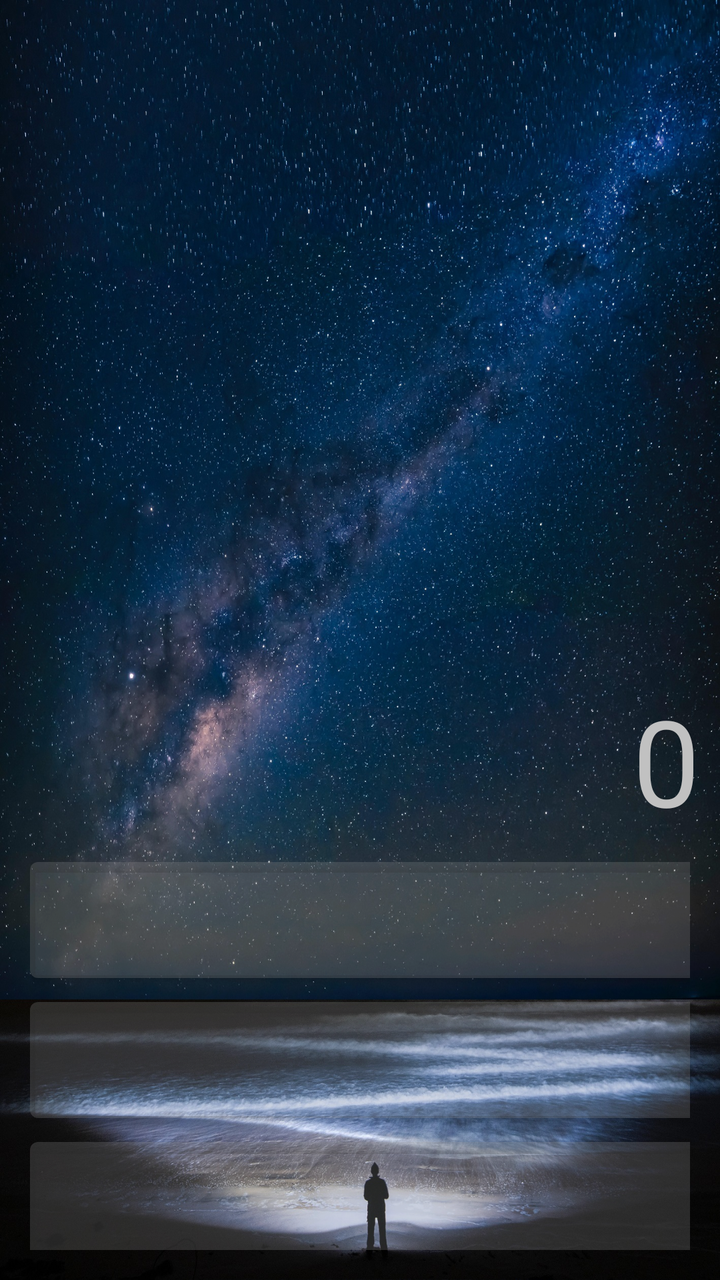
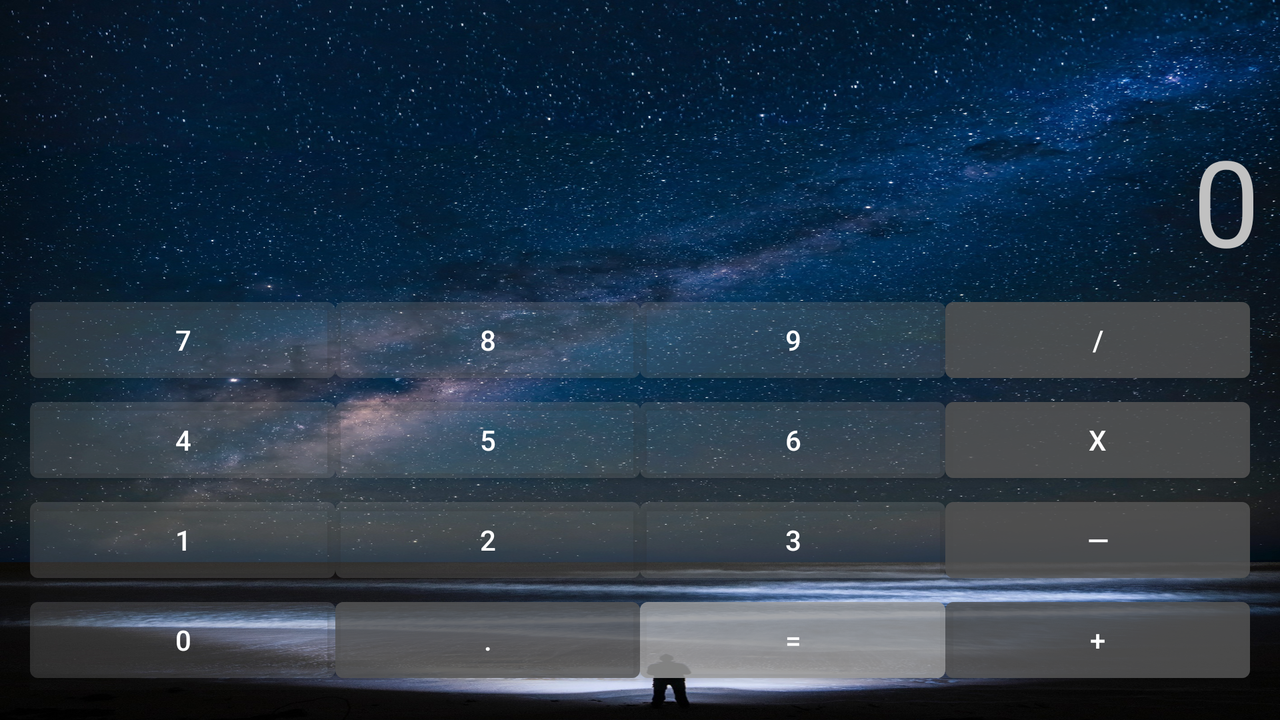

First picture: res/layout/ on a phone held upright. Second picture: the repository's own variant of that layout, on a device whose configuration matches the variant's folder. Source for both follows.
<!-- AndroidManifest.xml: application theme Theme.Calc -->
<!-- res/layout/activity_calculator.xml -->
<?xml version="1.0" encoding="utf-8"?>
<LinearLayout xmlns:android="http://schemas.android.com/apk/res/android"
    xmlns:tools="http://schemas.android.com/tools"
    android:layout_width="match_parent"
    android:layout_height="match_parent"
    android:layout_gravity="bottom"
    android:background="@drawable/bg_norm_size"
    android:orientation="vertical"
    android:padding="10dp">


    <TextView
        android:id="@+id/result"
        android:layout_width="match_parent"
        android:layout_height="@dimen/resultViewSize"
        android:gravity="bottom|end"
        android:text="0"
        android:textColor="@color/ResultViewColor"
        android:textSize="@dimen/resultTextViewSize" />


    <GridLayout
        android:layout_width="match_parent"
        android:layout_height="match_parent"
        android:layout_margin="5dp"

        android:columnCount="4"
        tools:context="ui.CalculatorActivity">


        <com.google.android.material.button.MaterialButton
            android:id="@+id/key_7"
            android:layout_width="wrap_content"
            android:layout_height="@dimen/buttonSize"
            android:layout_columnWeight="1"
            android:backgroundTint="@color/DarkGray"
            android:text="@string/key_7" />

        <com.google.android.material.button.MaterialButton
            android:id="@+id/key_8"
            android:layout_width="wrap_content"
            android:layout_height="@dimen/buttonSize"
            android:layout_columnWeight="1"
            android:backgroundTint="@color/DarkGray"
            android:text="@string/key_8" />

        <com.google.android.material.button.MaterialButton
            android:id="@+id/key_9"
            android:layout_width="wrap_content"
            android:layout_height="@dimen/buttonSize"
            android:layout_columnWeight="1"
            android:backgroundTint="@color/DarkGray"
            android:text="@string/key_9" />

        <com.google.android.material.button.MaterialButton
            android:id="@+id/key_div"
            android:layout_width="wrap_content"
            android:layout_height="@dimen/buttonSize"
            android:layout_columnWeight="1"
            android:backgroundTint="@color/Gray"
            android:text="@string/key_divide" />

        <com.google.android.material.button.MaterialButton
            android:id="@+id/key_4"
            android:layout_width="wrap_content"
            android:layout_height="@dimen/buttonSize"
            android:layout_columnWeight="1"
            android:backgroundTint="@color/DarkGray"
            android:text="@string/key_4" />

        <com.google.android.material.button.MaterialButton
            android:id="@+id/key_5"
            android:layout_width="wrap_content"
            android:layout_height="@dimen/buttonSize"
            android:layout_columnWeight="1"
            android:backgroundTint="@color/DarkGray"
            android:text="@string/key_5" />

        <com.google.android.material.button.MaterialButton
            android:id="@+id/key_6"
            android:layout_width="wrap_content"
            android:layout_height="@dimen/buttonSize"
            android:layout_columnWeight="1"
            android:backgroundTint="@color/DarkGray"
            android:text="@string/key_6" />

        <com.google.android.material.button.MaterialButton
            android:id="@+id/key_mult"
            android:layout_width="wrap_content"
            android:layout_height="@dimen/buttonSize"
            android:layout_columnWeight="1"
            android:backgroundTint="@color/Gray"
            android:text="@string/key_multiply" />

        <com.google.android.material.button.MaterialButton
            android:id="@+id/key_1"
            android:layout_width="wrap_content"
            android:layout_height="@dimen/buttonSize"
            android:layout_columnWeight="1"
            android:backgroundTint="@color/DarkGray"
            android:text="@string/key_1" />

        <com.google.android.material.button.MaterialButton
            android:id="@+id/key_2"
            android:layout_width="wrap_content"
            android:layout_height="@dimen/buttonSize"
            android:layout_columnWeight="1"
            android:backgroundTint="@color/DarkGray"
            android:text="@string/key_2" />

        <com.google.android.material.button.MaterialButton
            android:id="@+id/key_3"
            android:layout_width="wrap_content"
            android:layout_height="@dimen/buttonSize"
            android:layout_columnWeight="1"
            android:backgroundTint="@color/DarkGray"
            android:text="@string/key_3" />

        <com.google.android.material.button.MaterialButton
            android:id="@+id/key_minus"
            android:layout_width="wrap_content"
            android:layout_height="@dimen/buttonSize"
            android:layout_columnWeight="1"
            android:backgroundTint="@color/Gray"
            android:text="@string/key_minus" />

        <com.google.android.material.button.MaterialButton
            android:id="@+id/key_0"
            android:layout_width="wrap_content"
            android:layout_height="@dimen/buttonSize"
            android:layout_columnSpan="1"
            android:layout_columnWeight="1"
            android:layout_gravity="fill_horizontal"
            android:backgroundTint="@color/DarkGray"
            android:text="@string/key_0" />

        <com.google.android.material.button.MaterialButton
            android:id="@+id/key_dot"
            android:layout_width="wrap_content"
            android:layout_height="@dimen/buttonSize"
            android:layout_columnWeight="1"
            android:backgroundTint="@color/Gray"
            android:text="@string/key_dot" />

        <com.google.android.material.button.MaterialButton
            android:id="@+id/equals"
            android:layout_width="wrap_content"
            android:layout_height="@dimen/buttonSize"
            android:layout_columnWeight="1"
            android:backgroundTint="@color/LightGray"
            android:text="@string/key_equals" />

        <com.google.android.material.button.MaterialButton
            android:id="@+id/key_plus"
            android:layout_width="wrap_content"
            android:layout_height="@dimen/buttonSize"
            android:layout_columnWeight="1"
            android:backgroundTint="@color/Gray"
            android:text="@string/key_sum" />

    </GridLayout>

</LinearLayout>
<!-- resources referenced by this layout -->
<resources>
  <color name="DarkGray">#22999999</color>
  <color name="Gray">#99555555</color>
  <color name="LightGray">#99999999</color>
  <color name="ResultViewColor">#FFC1C1C1</color>
  <dimen name="buttonSize">70dp</dimen>
  <dimen name="resultTextViewSize">60dp</dimen>
  <dimen name="resultViewSize">410dp</dimen>
  <!-- drawable bg_norm_size: jpeg bitmap (drawable, 1008588 bytes) -->
  <string name="key_0">0</string>
  <string name="key_1">1</string>
  <string name="key_2">2</string>
  <string name="key_3">3</string>
  <string name="key_4">4</string>
  <string name="key_5">5</string>
  <string name="key_6">6</string>
  <string name="key_7">7</string>
  <string name="key_8">8</string>
  <string name="key_9">9</string>
  <string name="key_divide">/</string>
  <string name="key_dot">.</string>
  <string name="key_equals">=</string>
  <string name="key_minus">—</string>
  <string name="key_multiply">x</string>
  <string name="key_sum">+</string>
  <style name="Theme.Calc" parent="Theme.MaterialComponents.DayNight.NoActionBar">
          Theme.AppCompat.Light.NoActionBar
          
          <item name="colorPrimary">@color/purple_500</item>
          <item name="colorPrimaryVariant">@color/purple_700</item>
          <item name="colorOnPrimary">@color/white</item>
          
          <item name="colorSecondary">@color/teal_200</item>
          <item name="colorSecondaryVariant">@color/teal_700</item>
          <item name="colorOnSecondary">@color/black</item>
          
          <item name="android:statusBarColor" tools:targetApi="l">?attr/colorPrimaryVariant</item>
          
      </style>
</resources>
<!-- res/layout-land/activity_calculator.xml (the repository's variant of the layout above) -->
<!-- drawn on the phone turned sideways -->
<?xml version="1.0" encoding="utf-8"?>
<LinearLayout xmlns:android="http://schemas.android.com/apk/res/android"
    xmlns:tools="http://schemas.android.com/tools"
    android:layout_width="match_parent"
    android:layout_height="match_parent"
    android:layout_gravity="bottom"
    android:background="@drawable/bg_norm_size"
    android:orientation="vertical"
    android:padding="10dp">

    <TextView
        android:layout_width="match_parent"
        android:layout_height="130dp"
        android:id="@+id/result"
        android:textColor="#C1C1C1"
        android:gravity="bottom|end"
        android:text="0"
        android:textSize="60dp"/>


    <GridLayout
        android:layout_width="match_parent"
        android:layout_height="match_parent"
        android:columnCount="4"
        android:background="#22999999"
        android:backgroundTint="#22999999"
        android:layout_margin="5dp"
        tools:context="ui.CalculatorActivity">

        <Button
            android:layout_width="wrap_content"
            android:layout_height="50dp"
            android:id="@+id/key_7"
            android:layout_columnWeight="1"
            android:backgroundTint="@color/DarkGray"
            android:text="@string/key_7" />

        <Button
            android:layout_width="wrap_content"
            android:layout_height="50dp"
            android:id="@+id/key_8"
            android:layout_columnWeight="1"
            android:backgroundTint="@color/DarkGray"
            android:text="@string/key_8" />

        <Button
            android:layout_width="wrap_content"
            android:layout_height="50dp"
            android:id="@+id/key_9"
            android:layout_columnWeight="1"
            android:backgroundTint="@color/DarkGray"
            android:text="@string/key_9" />

        <Button
            android:layout_width="wrap_content"
            android:layout_height="50dp"
            android:id="@+id/key_div"
            android:layout_columnWeight="1"
            android:backgroundTint="@color/Gray"
            android:text="@string/key_divide" />

        <Button
            android:layout_width="wrap_content"
            android:layout_height="50dp"
            android:id="@+id/key_4"
            android:layout_columnWeight="1"
            android:backgroundTint="#22999999"
            android:text="@string/key_4" />

        <Button
            android:layout_width="wrap_content"
            android:layout_height="50dp"
            android:id="@+id/key_5"
            android:layout_columnWeight="1"
            android:backgroundTint="#22999999"
            android:text="@string/key_5" />

        <Button
            android:layout_width="wrap_content"
            android:layout_height="50dp"
            android:id="@+id/key_6"
            android:layout_columnWeight="1"
            android:backgroundTint="#22999999"
            android:text="@string/key_6" />

        <Button
            android:layout_width="wrap_content"
            android:layout_height="50dp"
            android:id="@+id/key_mult"
            android:layout_columnWeight="1"
            android:backgroundTint="#99555555"
            android:text="@string/key_multiply" />

        <Button
            android:layout_width="wrap_content"
            android:id="@+id/key_1"
            android:layout_height="50dp"
            android:layout_columnWeight="1"
            android:backgroundTint="#22999999"
            android:text="@string/key_1" />

        <Button
            android:layout_width="wrap_content"
            android:id="@+id/key_2"
            android:layout_height="50dp"
            android:layout_columnWeight="1"
            android:backgroundTint="#22999999"
            android:text="@string/key_2" />

        <Button
            android:layout_width="wrap_content"
            android:id="@+id/key_3"
            android:layout_height="50dp"
            android:layout_columnWeight="1"
            android:backgroundTint="#22999999"
            android:text="@string/key_3" />

        <Button
            android:layout_width="wrap_content"
            android:layout_height="50dp"
            android:layout_columnWeight="1"
            android:id="@+id/key_minus"
            android:backgroundTint="#99555555"
            android:text="@string/key_minus" />

        <Button
            android:layout_width="wrap_content"
            android:layout_height="50dp"
            android:id="@+id/key_0"
            android:layout_columnSpan="1"
            android:layout_columnWeight="1"
            android:layout_gravity="fill_horizontal"
            android:backgroundTint="#22999999"
            android:text="@string/key_0" />

        <Button
            android:layout_width="wrap_content"
            android:layout_height="50dp"
            android:id="@+id/key_dot"
            android:layout_columnWeight="1"
            android:backgroundTint="#99555555"
            android:text="@string/key_dot" />

        <Button
            android:layout_width="wrap_content"
            android:layout_height="50dp"
            android:id="@+id/equals"
            android:layout_columnWeight="1"
            android:backgroundTint="#99999999"
            android:text="@string/key_equals" />

        <Button
            android:layout_width="wrap_content"
            android:layout_height="50dp"
            android:layout_columnWeight="1"
            android:id="@+id/key_plus"
            android:backgroundTint="#99555555"
            android:text="@string/key_sum" />

    </GridLayout>

</LinearLayout>
<!-- resources referenced by the variant -->
<!-- as the phone turned sideways resolves them -->
<resources>
  <color name="DarkGray">#22999999</color>
  <color name="Gray">#99555555</color>
  <!-- drawable bg_norm_size: jpeg bitmap (drawable, 1008588 bytes) -->
  <string name="key_0">0</string>
  <string name="key_1">1</string>
  <string name="key_2">2</string>
  <string name="key_3">3</string>
  <string name="key_4">4</string>
  <string name="key_5">5</string>
  <string name="key_6">6</string>
  <string name="key_7">7</string>
  <string name="key_8">8</string>
  <string name="key_9">9</string>
  <string name="key_divide">/</string>
  <string name="key_dot">.</string>
  <string name="key_equals">=</string>
  <string name="key_minus">—</string>
  <string name="key_multiply">x</string>
  <string name="key_sum">+</string>
  <style name="Theme.Calc" parent="Theme.MaterialComponents.DayNight.NoActionBar">
          Theme.AppCompat.Light.NoActionBar
          
          <item name="colorPrimary">@color/purple_500</item>
          <item name="colorPrimaryVariant">@color/purple_700</item>
          <item name="colorOnPrimary">@color/white</item>
          
          <item name="colorSecondary">@color/teal_200</item>
          <item name="colorSecondaryVariant">@color/teal_700</item>
          <item name="colorOnSecondary">@color/black</item>
          
          <item name="android:statusBarColor" tools:targetApi="l">?attr/colorPrimaryVariant</item>
          
      </style>
</resources>
